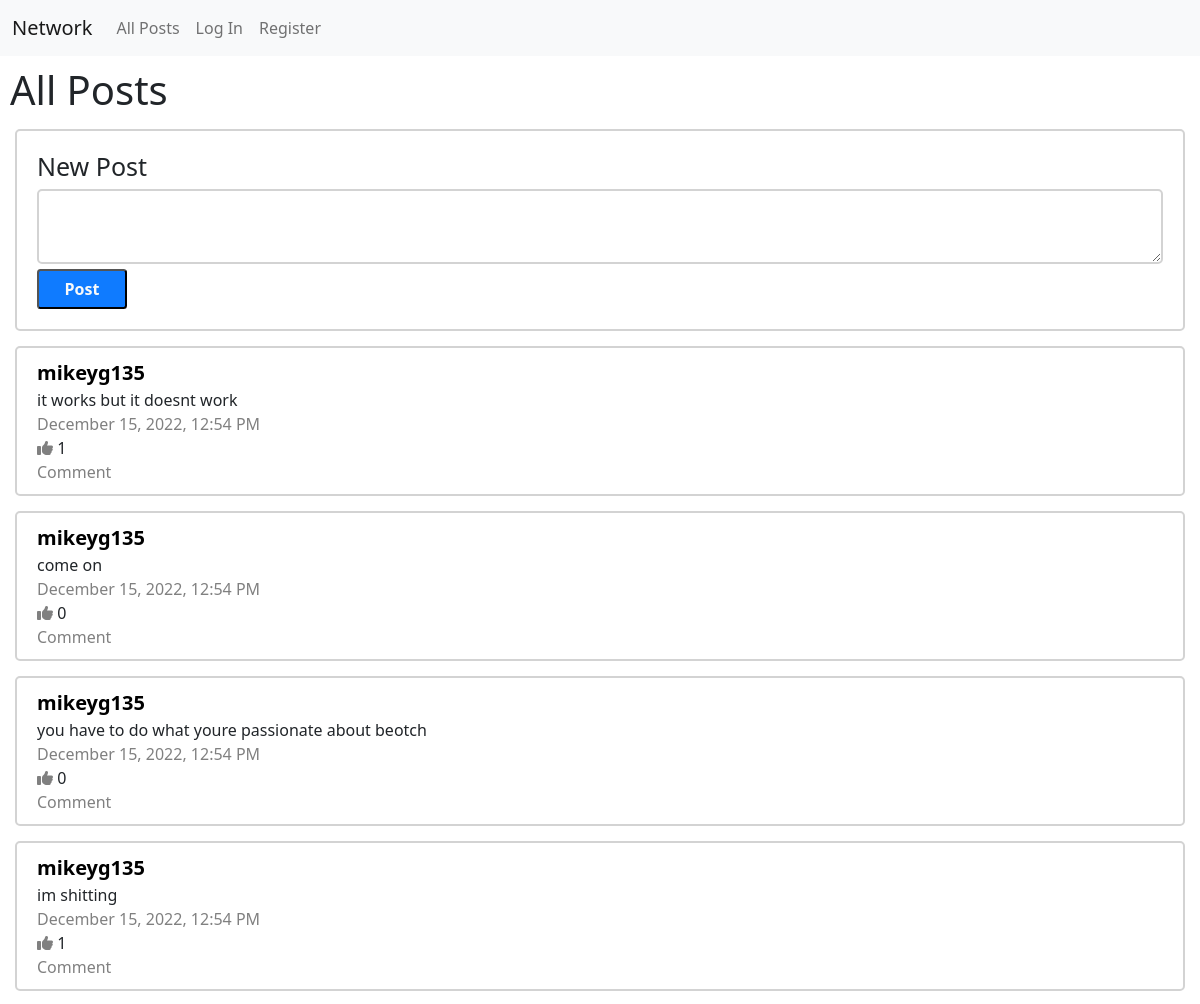
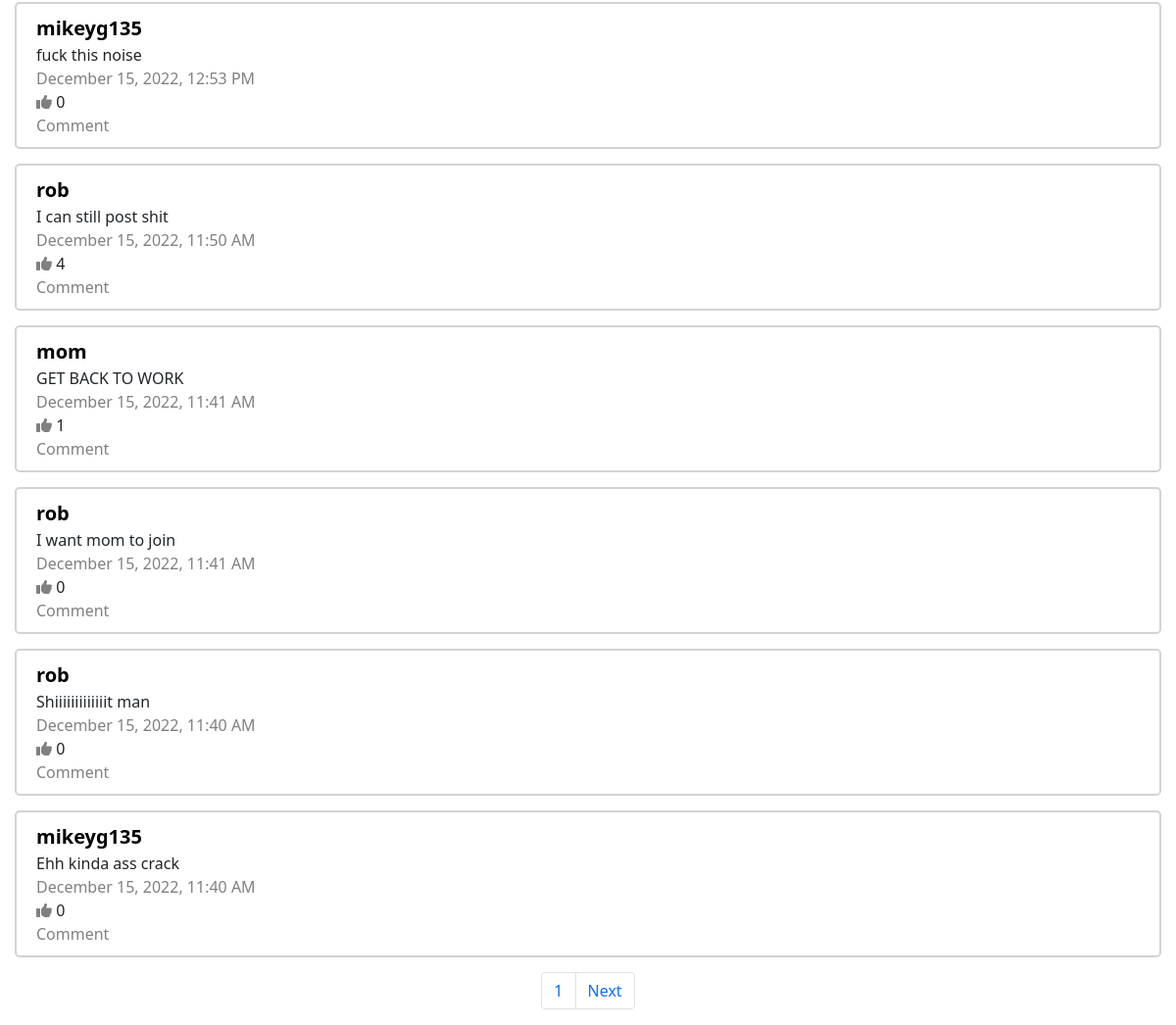
The page / on the database its author committed (2 pictures, top to bottom).
### network/models.py (models this page shows)
class All_Post(models.Model):
    id = models.IntegerField(primary_key=True)
    username = models.TextField(max_length=500)
    comment = models.TextField(max_length=500)
    date = models.TextField(max_length=500)
    time = models.TextField(max_length=500)
    datetime = models.DateTimeField(blank=True, default=datetime.now)
    likes = models.IntegerField()

### network/views.py (the view, shortened to what this page needs)
# urls.py: path("", views.index, name="index"),
def index(request):
    All_Posts = All_Post.objects.all().order_by('datetime').reverse()
    post_paginator = Paginator(All_Posts, 10)
    page_num = request.GET.get('page')
    page = post_paginator.get_page(page_num)
    All_likes = liked_system.objects.all().filter(liker = request.user)
    list_of_ids = []
    for like in All_likes:
        list_of_ids.append(like.receiverId)
    return render(request, "network/index.html", {
        "All_Posts": post_paginator.object_list,
        "page": page,
        "ids": list_of_ids
    })

### network/templates/network/index.html (shortened to what this page needs)
{% extends "network/layout.html" %}
{% block body %}
    <h1 style="margin: 10px;">All Posts</h1>
    <div id = "new_postDiv">
        <form method="post">
            <h6 style="font-size: 25px;">New Post</h6>
            <textarea name="post_comment"></textarea>
            <input type="submit" class="text-light" value="Post">
        </form>
    </div>
    {% for post in page.object_list %}
    <div id="post">
        <div id="usernameDiv"> <a style="text-decoration: none; color: black;" id = "username" href="{% url 'profile_page' post.username %}">{{ post.username }}</a></div>
        <div id="comment">{{ post.comment }}</div>
        <div id="date" style="color: gray">{{ post.date }}, {{ post.time }}</div>
    {% if post.id in ids %}
        <div id="likes"> <i id = "like" style="color: gold" class="fa-solid fa-thumbs-up"></i> <span id="numLikes">{{ post.likes}}</span></div>
    {% else %}
        <div id="dislikes"> <i id = "dislike" style="color: gray" class="fa-solid fa-thumbs-up"></i> <span id="numLikes">{{ post.likes}}</span></div>
    {% endif%}
        <div style="color: gray">Comment</div>
    </div>
    {% endfor %}
    <nav id="paginationNav">
        <ul class="pagination">
          <li class="page-item"><a class="page-link" href="#">{{ page.number }}</a></li>
        {% if page.has_next%}
          <li class="page-item"><a class="page-link" href="{% url 'index' %}?page={{ page.next_page_number }}">Next</a></li>
        {% endif %}
        </ul>
    </nav>
{% endblock %}

### network/templates/network/layout.html (shortened to what this page needs)
{% load static %}
<!DOCTYPE html>
<html lang="en">
    <head>
        <link href="https://cdn.jsdelivr.net/npm/bootstrap@5.0.2/dist/css/bootstrap.min.css" rel="stylesheet">
        <link href="{% static 'network/styles.css' %}" rel="stylesheet">
    </head>
    <body>
       <nav class="navbar navbar-expand-sm navbar-light bg-light">
            <div class="container-fluid">
                <a class="navbar-brand" href="#">Network</a>
              <div class="collapse navbar-collapse" id="navbarNav">
                <ul class="navbar-nav">
                           <li class="nav-item">
                                <a class="nav-link" href="{% url 'index' %}">All Posts</a>
                            </li>
                        {% if user.is_authenticated %}
                            <li class="nav-item">
                                <a class="nav-link" href="{% url 'following' %}">Following</a>
                            </li>
                            <li class="nav-item">
                                <a class="nav-link" href="{% url 'logout' %}">Log Out</a>
                            </li>
                        {% else %}
                            <li class="nav-item">
                                <a class="nav-link" href="{% url 'login' %}">Log In</a>
                            </li>
                            <li class="nav-item">
                                <a class="nav-link" href="{% url 'register' %}">Register</a>
                            </li>
                        {% endif %}
                </ul>
              </div>
            </div>
          </nav>
        <div class="body">
            {% block body %}
            {% endblock %}
        </div>
    </body>
</html>

### network/static/network/styles.css (style rules this page uses)
ul li { display: inline !important; }
#new_postDiv { border: 2.5px solid lightgray; border-radius: 5px; margin: 15px; padding: 20px; }
#new_postDiv textarea { display: block; width: 100%; height: 75px; border-radius: 5px; border: 2.5px solid lightgray; }
#new_postDiv input { margin-top: 5px; border-radius: 3.5px; padding-left: 7.5px; padding-right: 7.5px; background: rgb(15,123,255); }
#post { border: 2.5px solid lightgray; padding: 20px; padding-top: 10px; padding-bottom: 10px; border-radius: 5px; margin: 15px; }
#username { font-size: 20px; font-weight: bold; margin-top: 5px; margin-bottom: 5px; }
form input { background: black; color: white; font-weight: bold; padding: 6px; border-radius: 25%/50%; width: 90px; }
#paginationNav { margin: 0 auto !important; text-align: center !important; }
.pagination { width: fit-content; margin-left: auto !important; margin-right: auto !important; }

### rows shown on the page
All_Post: username "mikeyg135", comment "it works but it doesnt work", date "December 15, 2022", time "12:54 PM", likes "1"
All_Post: username "mikeyg135", comment "come on", date "December 15, 2022", time "12:54 PM", likes "0"
All_Post: username "mikeyg135", comment "you have to do what youre passionate about beotch", date "December 15, 2022", time "12:54 PM", likes "0"
All_Post: username "mikeyg135", comment "im shitting", date "December 15, 2022", time "12:54 PM", likes "1"
All_Post: username "mikeyg135", comment "fuck this noise", date "December 15, 2022", time "12:53 PM", likes "0"
All_Post: username "rob", comment "I can still post shit", date "December 15, 2022", time "11:50 AM", likes "4"
All_Post: username "mom", comment "GET BACK TO WORK", date "December 15, 2022", time "11:41 AM", likes "1"
All_Post: username "rob", comment "I want mom to join", date "December 15, 2022", time "11:41 AM", likes "0"
All_Post: username "rob", comment "Shiiiiiiiiiiiiit man", date "December 15, 2022", time "11:40 AM", likes "0"
All_Post: username "mikeyg135", comment "Ehh kinda ass crack", date "December 15, 2022", time "11:40 AM", likes "0"

### other values the page prints
{{ page.number }} "1"
